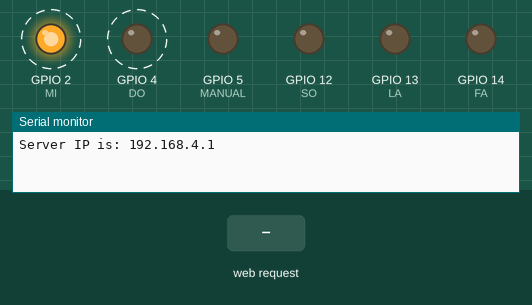
The sketch below on a simulated ESP8266 (NodeMCU). On the bench: output pins drawn as LEDs (lit = HIGH), the last lines printed to the serial monitor. Dashed ring = blinking. Inputs (shaded band) come from the test bench. Pins used as bus, display or sensor lines are not drawn.

Above: at 3.0 s.
3.1 s: HTTP request GET /MANUALLY received
At 3.7 s:
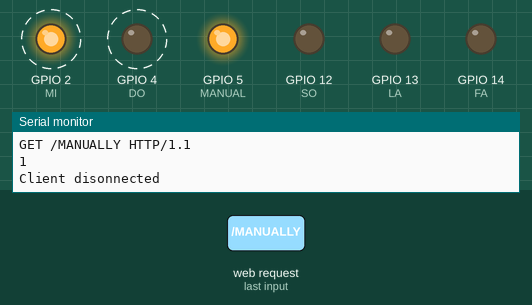
6.6 s: HTTP request GET /AUTO received
At 6.85 s:
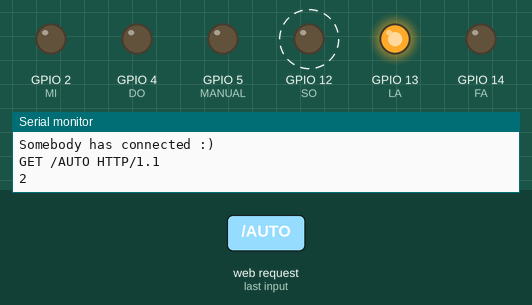
At 7.2 s:
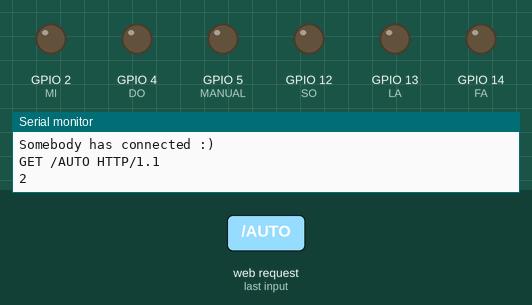
Timing chart, 0 to 16.1 s (numbered marks = the images above; inputs shaded):
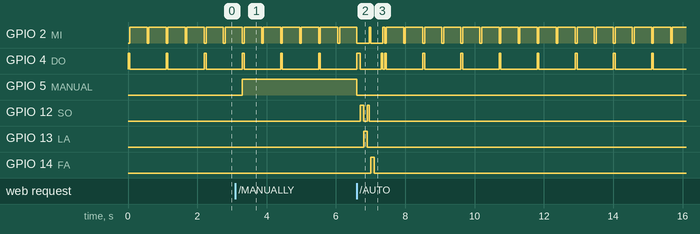

The sketch:

Master.ino
```cpp
#include <ESP8266WiFi.h>

#define MANUAL 5      //D1
#define DO 4          //D2
#define RE 0          //D3
#define MI 2          //D4
#define FA 14         //D5
#define SO 12         //D6
#define LA 13         //D7

//BUILTIN_LED is 16

WiFiServer server(80); //Initialize the server on Port 80
const short int LED_PIN = 2;
const int high_low_pause = 50;
String html;

void setup() {
  pinMode(DO, OUTPUT);
  pinMode(RE, OUTPUT);
  pinMode(MI, OUTPUT);
  pinMode(FA, OUTPUT);
  pinMode(SO, OUTPUT);
  pinMode(LA, OUTPUT);
  pinMode(MANUAL, OUTPUT);
  //WIFI configuration
  WiFi.mode(WIFI_AP); //Our ESP8266-12E is an AccessPoint
  WiFi.softAP("BattleShip", "12345678"); // Provide the (SSID, password); .
  server.begin(); // Start the HTTP Server

  Serial.begin(115200); //Start communication between the ESP8266-12E and the monitor window
  IPAddress HTTPS_ServerIP = WiFi.softAPIP(); // Obtain the IP of the Server
  Serial.print("Server IP is: "); // Print the IP to the monitor window
  Serial.println(HTTPS_ServerIP);


  pinMode(LED_PIN, OUTPUT); //GPIO16 is an OUTPUT pin;
  pinMode(BUILTIN_LED, OUTPUT);
  digitalWrite(LED_PIN, LOW); //Initial state is ON
  digitalWrite(DO, LOW); //Initial state
  digitalWrite(RE, LOW); //Initial state
  digitalWrite(MI, LOW); //Initial state
  digitalWrite(FA, LOW); //Initial state
  digitalWrite(SO, LOW); //Initial state
  digitalWrite(LA, LOW); //Initial state
  digitalWrite(BUILTIN_LED, HIGH); //Initial sound state is OFF

  html = setupHtml();// Initial the HTML file

}

void loop() {

  //wifi setup
  wifiSetup();

  //Sent out the signal to slaves
  Do();
  delay(500);
  Re();
  delay(500);
}


void Do() {
  digitalWrite(DO, HIGH);
  digitalWrite(BUILTIN_LED, LOW);
  delay(high_low_pause);
  digitalWrite(DO, LOW);
  digitalWrite(BUILTIN_LED, HIGH);
}

void Re() {
  digitalWrite(RE, HIGH);
  digitalWrite(BUILTIN_LED, LOW);
  delay(high_low_pause);
  digitalWrite(RE, LOW);
  digitalWrite(BUILTIN_LED, HIGH);
}

void Mi() {
  digitalWrite(MI, HIGH);
  digitalWrite(BUILTIN_LED, LOW);
  delay(high_low_pause);
  digitalWrite(MI, LOW);
  digitalWrite(BUILTIN_LED, HIGH);
}

void Fa() {
  digitalWrite(FA, HIGH);
  digitalWrite(BUILTIN_LED, LOW);
  delay(high_low_pause);
  digitalWrite(FA, LOW);
  digitalWrite(BUILTIN_LED, HIGH);
}

void So() {
  digitalWrite(SO, HIGH);
  digitalWrite(BUILTIN_LED, LOW);
  delay(high_low_pause);
  digitalWrite(SO, LOW);
  digitalWrite(BUILTIN_LED, HIGH);
}

void La() {
  digitalWrite(LA, HIGH);
  digitalWrite(BUILTIN_LED, LOW);
  delay(high_low_pause);
  digitalWrite(LA, LOW);
  digitalWrite(BUILTIN_LED, HIGH);
}

void playSound1(){
  Do();
  Do();
  So();
  So();
  La();
  La();
  So();
  delay(high_low_pause);
  Fa();
  Fa();
  Mi();
  Mi();
  Re();
  Re();
  Do();
  delay(high_low_pause);
  return;
}

void wifiSetup() {
  WiFiClient client = server.available();
  if (!client) {
    return;
  }
  //Looking under the hood
  Serial.println("Somebody has connected :)");

  //Read what the browser has sent into a String class and print the request to the monitor
  String request = client.readStringUntil('\r');
  //Looking under the hood
  Serial.println(request);


  //coding according to each senarial
  if (request.indexOf("/MANUALLY") != -1) {
    Serial.println("1");
    digitalWrite(LED_PIN, HIGH);
    digitalWrite(MANUAL, HIGH);
  }
  else if (request.indexOf("/AUTO") != -1) {
    Serial.println("2");
    digitalWrite(LED_PIN, LOW);
    digitalWrite(MANUAL, LOW);
    playSound1();
  }


  //Serve the HTML document to the browser.

  client.flush(); //clear previous info in the stream
  client.print(html); // Send the response to the client
  delay(1);
  Serial.println("Client disonnected"); //Looking under the hood
}


String setupHtml() {
  String s = "HTTP/1.1 200 OK\r\n";
  s += "Content-Type: text/html\r\n\r\n";
  s += "<!DOCTYPE HTML>\r\n<html>\r\n";
  s += "<head><style>.button{";
  s += "background-color: #4CAF50;";
  s += "border: none;color: white;padding: 16px 32px;text-align: center;text-decoration: none;";
  s += "display: inline-block;font-size: 16px;margin: 4px 2px;cursor: pointer;";
  s += "-webkit-transition-duration: 0.4s; /* Safari */ transition-duration: 0.4s;}";

  s += ".green {  background-color: white;  color: black; border: 2px solid #4CAF50;}/*green*/";
  s += ".green:hover {  background-color: #4CAF50;  color: white;}";
  s += ".blue {  background-color: white;  color: black; border: 2px solid #008CBA;} /* Blue */";
  s += ".blue:hover {  background-color: #008CBA;  color: white;}";
  s += ".red {  background-color: white;  color: black; border: 2px solid #f44336;} /* Red */";
  s += ".red:hover {  background-color: #f44336;  color: white;}";

  //s += ".button2 {background-color: #008CBA;} /* Blue */";
  //s += ".button3 {background-color: #f44336;} /* Red */";

  s += "</style></head>";


  //s += "<br><input type =\"button\" name=\"b1\" value=\"MANUALLY ON\" onclick=\"location.href='/MANUALLY'\">";
  //s += "<br><br><br>";
  //s += "<input type =\"button\" name=\"b1\" value=\"Turn LED OFF\" onclick=\"location.href='/OFF'\">";


  s += "<a href=\"/MANUALLY\" class=\"button green\">Manual On</a><br><br><br>";
  s += "<a href=\"/AUTO\" class=\"button red\">AUTO</a>";
  s += "</html>\n";

  return s;
}
```

Measured:
- after the input at 3.1 s, GPIO 5 (MANUAL): LOW → HIGH after 0.20 s
- after the input at 6.6 s, GPIO 5 (MANUAL): HIGH → LOW at once; GPIO 12 (SO): alternates HIGH for 0.08 s and LOW for 0.10 s, 4 changes in all, then stays LOW, starting after 0.10 s; GPIO 13 (LA): LOW → HIGH after 0.20 s, → LOW 0.10 s later; GPIO 14 (FA): LOW → HIGH after 0.40 s, → LOW 0.10 s later
